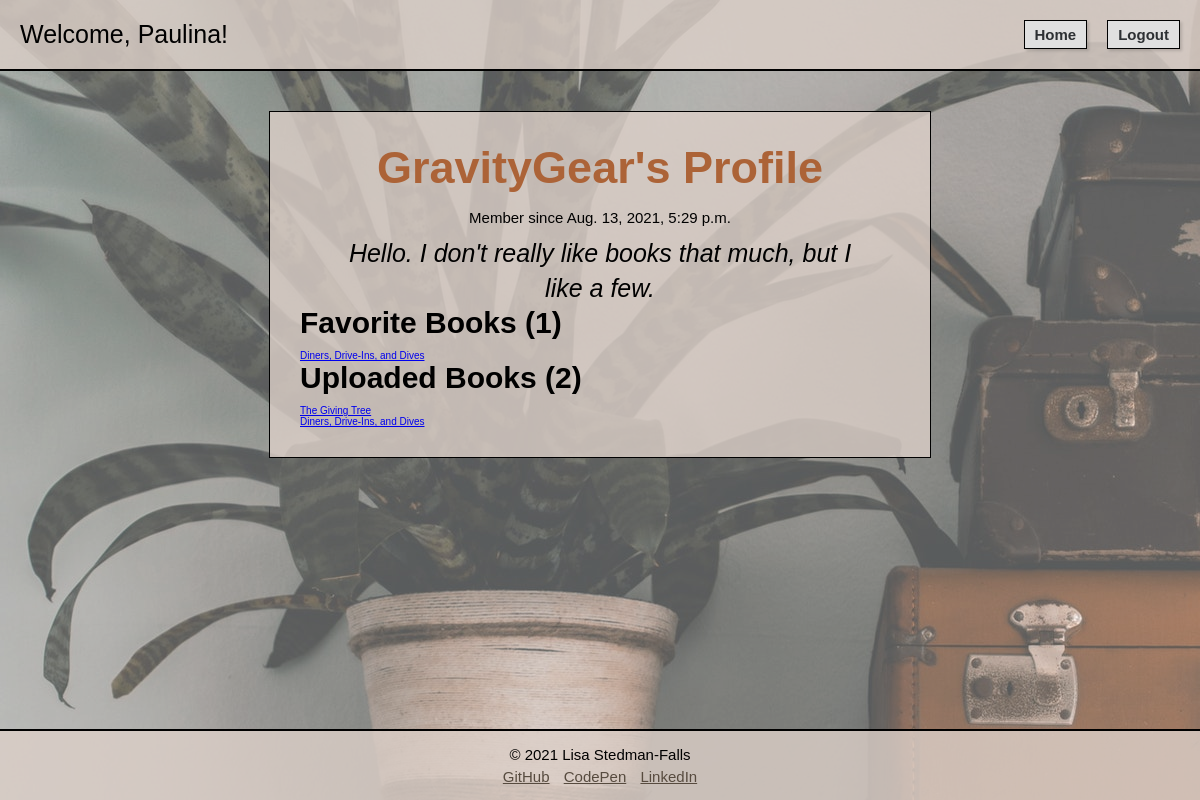
Page /book/user/2 (signed in) on the committed database.
### login_registration_app/models.py (models this page shows, shortened)
class User(models.Model):
    first_name = models.CharField(max_length=255)
    last_name = models.CharField(max_length=255)
    username = models.CharField(max_length=20, default="")
    email = models.CharField(max_length=255)
    password = models.CharField(max_length=255)
    bio = models.TextField(default="")
    created_at = models.DateTimeField(auto_now_add=True)
    updated_at = models.DateTimeField(auto_now=True)
    objects = UserManager()

### books_app/models.py (models this page shows, shortened)
class Book(models.Model):
    title = models.CharField(max_length=255)
    description = models.TextField()
    genre = models.CharField(max_length=255)
    uploaded_by = models.ForeignKey(User, related_name = "books_uploaded", on_delete = models.CASCADE)
    favorited_by = models.ManyToManyField(User, related_name = "books_favorited")
    created_at = models.DateTimeField(auto_now_add=True)
    updated_at = models.DateTimeField(auto_now=True)
    objects = BookManager()

### books_app/views.py (the view)
# urls.py: path('user/<int:user_id>', views.user_page), #GET request to display a specific object's info
def user_page(request, user_id): #GET REQUEST
    this_user= User.objects.get(id=request.session["user_id"])
    a_user = User.objects.get(id = user_id)
    admin = User.objects.get(id = 1)
    uploaded_books = a_user.books_uploaded.all()
    book_count = uploaded_books.count()
    favorited_books = a_user.books_favorited.all()
    favorite_count= favorited_books.count()
    context = {
        "this_user":this_user,
        "a_user": a_user,
        "favorited_books": favorited_books,
        "uploaded_books":uploaded_books,
        "book_count": book_count,
        "favorite_count":favorite_count,
        "admin": admin,
    }
    return render(request, "user_page.html", context)

### books_app/templates/user_page.html (shortened to what this page needs)
<!DOCTYPE html>
<html lang="en-US">
<head>
    {% load static %}
    <link rel="stylesheet" href="{% static 'user_page.css' %}">
</head>
<body>
    <div id="container">
        <nav>
            <p>Welcome, {{this_user.first_name}}!</p>
            <div id="nav_actions">
                <a href="/book">Home</a>
                <form action="/logout" method="POST">
                    <button type="submit">Logout</button>
                </form>
            </div>
        </nav>
        <div id="wrapper">
            <div id="user">
                <h1>{{a_user.username}}'s Profile</h1>
                <p>Member since {{a_user.created_at}}</p>
                <p>{{a_user.bio}}</p>
                <h2>Favorite Books ({{favorite_count}})</h2>
                {% for book in favorited_books %}
                <p>
                    <a href ="/book/{{book.id}}">{{book.title}}</a>
                </p>
                {% endfor %}
                <h2>Uploaded Books ({{book_count}})</h2>
                {% for book in uploaded_books %}
                <p>
                    <a href ="/book/{{book.id}}">{{book.title}}</a>
                </p>
                {% endfor %}
            </div>
        </div>
        <footer>
            <p>&#169; 2021 Lisa Stedman-Falls</p>
            <a href="https://github.com/Lstedmanfalls/" target="_blank">GitHub</a>
            <a href="https://codepen.io/lstedmanfalls" target="_blank">CodePen</a>
            <a href="https://www.linkedin.com/in/lstedmanfalls/" target="_blank">LinkedIn</a>
        </footer>
    </div>
</body>
</html>

### books_app/static/user_page.css (style rules this page uses)
* { margin:0; padding:0; }
body { height:100%; }
html { font-family:Verdana, Tahoma, sans-serif; font-size:10px; }
#container { position:relative; min-height:100vh; display: flex; flex-direction:column; }
#container::after { content:""; background-image:url("books.jpg"); opacity:.7; top:0; left:0; bottom:0; right:0; position:absolute; z-index:-1; }
nav { display: flex; width:100%; justify-content: space-between; align-items:center; background-color: rgba(220, 208, 201, .8); padding:2rem 0; border-bottom:.2rem solid black; }
nav p { font-size:2.5rem; padding-left:2rem; }
#nav_actions { display: flex; justify-content: space-between; padding-right:2rem; }
nav a { margin-right:2rem; }
nav a, nav button { font-size:1.5rem; font-weight: bold; padding:.5rem 1rem; box-shadow:rgba(0, 0, 0, 0.15) 1.95px 1.95px 2.6px; color:#2D3033; background-color:#E0E0E0; text-decoration: none; border:.1rem solid black; }
#wrapper { display: flex; flex:1 0 auto; flex-direction: column; align-items: center; padding-top:4rem; padding-bottom:4rem; min-height:auto; }
#user { background-color:rgba(220, 208, 201, .8); border:1px solid black; width:50%; padding:3rem 3rem 3rem 3rem; display: flex; flex-direction: column; }
#user { margin-bottom:4rem; }
h1 { font-size:4.5rem; padding-bottom:1.5rem; text-align: center; color:#ac6337; }
h2 { font-size:3rem; font-weight: bold; padding-bottom: 1rem; }
#user > p:first-of-type { text-align: center; font-size:1.5rem; padding-bottom:1rem; }
#user > p:nth-of-type(2) { font-size: 2.5rem; font-weight: normal; text-align: center; line-height: 1.4; padding:0 3rem; font-style: italic; }
footer { text-align: center; font-size:1.5rem; padding:1.5rem; background-color: rgba(220, 208, 201, .8); border-top:.2rem solid black; }
footer p { padding-bottom: .5rem; }
footer a { color:#574b3f; padding:0 .5rem; }

### rows in the picture
User: first_name "Paulina"
User: username "GravityGear", created_at "Aug. 13, 2021, 5:29 p.m.", bio "Hello. I don't really like books that much, but I like a few."
Book: title "Diners, Drive-Ins, and Dives"
Book: title "The Giving Tree"

### other values in the picture
{{ favorite_count }} "1"
{{ book_count }} "2"
